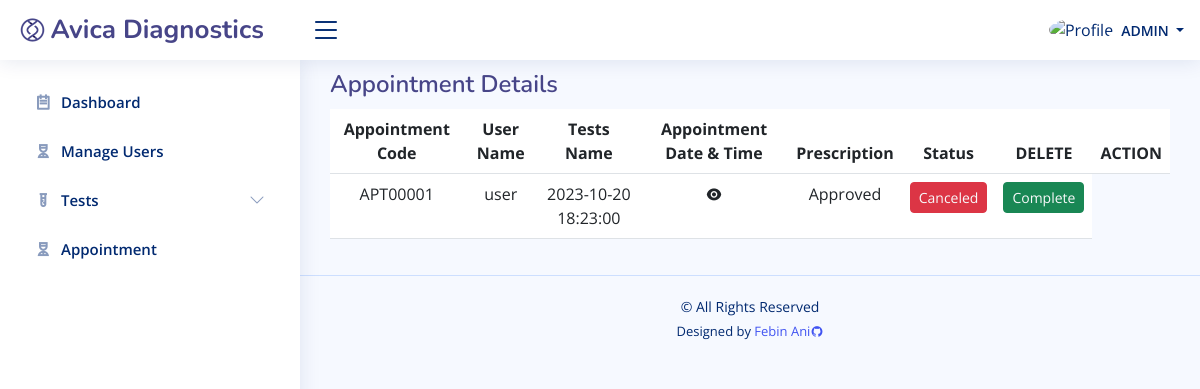
Before: /admin/appointment.php (signed in) with the older database file.
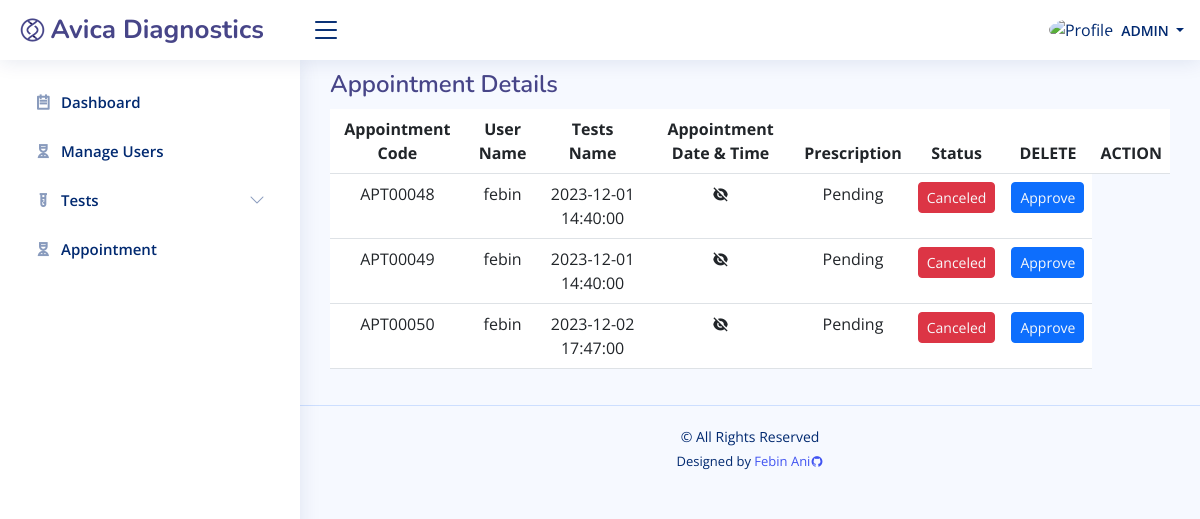
After: the same page with the newer database file.
### tables this page shows
CREATE TABLE `tb_appointment_list` (
  `apt_id` int(10) NOT NULL,
  `code` varchar(100) NOT NULL,
  `user_id` int(10) NOT NULL,
  `schedule` datetime NOT NULL,
  `pres` varchar(150) NOT NULL,
  `price` int(10) NOT NULL,
  `status` int(50) NOT NULL,
  `date_created` datetime NOT NULL,
  `date_updated` datetime DEFAULT NULL
);

CREATE TABLE `tb_user` (
  `id` int(10) NOT NULL,
  `fname` text NOT NULL,
  `lname` text NOT NULL,
  `gender` varchar(30) NOT NULL,
  `contact` varchar(100) NOT NULL,
  `username` varchar(50) NOT NULL,
  `email` text NOT NULL,
  `pass` text NOT NULL,
  `dob` date NOT NULL,
  `address` text NOT NULL,
  `usertype` text NOT NULL,
  `date_created` datetime NOT NULL,
  `date_updated` datetime DEFAULT NULL
);

### admin/appointment.php (the view, shortened to what this page needs)
<?php
	include('constant/security.php');
	include('constant/header.php');
	include('constant/sidebar.php');
?>
<main id="main" class="main">
    <div class="pagetitle">
      <h1>Appointment Details</h1>
    </div>
    <section class="section">
      <div class="row">
        <div class="col-lg-12">
          <table class="table">
            <thead>
              <tr class="text-center ">
                <th scope="col">Appointment Code</th>
                <th scope="col">User Name</th>
                <th scope="col">Tests Name</th>
                <th scope="col">Appointment Date & Time</th>
                <th scope="col">Prescription</th>
                <th scope="col">Status</th>
                <th scope="col">DELETE</th>
                <th scope="col">ACTION</th>
              </tr>
            </thead>
            <tbody>
            <?php
              $sql = "SELECT
                          al.code AS appointment_code,
                          u.username AS user_name,
                          -- t.test_name AS test_name,
                          al.schedule,
                          al.status ,
                          al.apt_id ,
                          al.pres
                      FROM
                          tb_appointment_list al
                      JOIN
                          tb_user u ON al.user_id = u.id
                      -- JOIN
                      --     tb_test t ON al.test_id = t.test_id;";
              $result = $conn->query($sql);
              if ($result->num_rows > 0) {
                while ($row = $result->fetch_assoc()) {
                  echo '<tr class="text-center ">';
                  echo '<td>' . $row["appointment_code"] . '</td>';
                  echo '<td>' . $row["user_name"] . '</td>';
                  echo '<td>' . $row["schedule"] . '</td>';
                  echo "<td>" ?>
                  <?php
                  $pres=$row["pres"];
                  if($pres!==""){
                  ?>
                    <a class="d-flex justify-content-center link-dark" href=<?php echo "../assets/upload/".$row["pres"]; ?> >  <i class="ri-eye-fill"></i></a>
                  <?php
                  } else {
                  ?>
                    <i  class="ri-eye-off-fill d-flex justify-content-center "></i>
                  <?php
                  }
                  echo "<td>" ?>
                  <?php
                  $status=$row['status'];
                  if($status==0){
                    ?>
                    Pending
                    <?php
                  } elseif($status==1) {
                    ?>
                    Approved
                    <?php
                  } else {
                    ?>
                    Completed
                    <?php
                  }
                  ?>
                  <?php "</td>";
                  echo "<td>";
                  ?>
                    <button class="btn btn-danger btn-sm">
                      <a class="link-light" href="delete.php?apt_id=<?php echo $row["apt_id"]; ?>">Canceled</a>
                    </button>
                  <?php "</td>";
                    echo "<td>";
                    $status=$row['status'];
                    if($status==0){
                  ?>
                  <button class="btn btn-primary btn-sm">
                    <a class="link-light" href="update.php?apt_id=<?php echo $row["apt_id"]; ?>">Approve</a>
                  </button>
                  <?php
                    } elseif($status==1) {
                  ?>
                  <button class="btn btn-success btn-sm">
                    <a class="link-light" href="update.php?apt_id=<?php echo $row["apt_id"]; ?>">Complete</a>
                  </button>
                  <?php
                    } else {
                  ?>
                  <button class="btn btn-warning btn-sm">
                    <a class="link-light" href="result.php?apt_id=<?php echo $row["apt_id"]; ?>">Result</a>
                  </button>
                  <?php
                    }
                  echo "</td>";
                  echo "</tr>";
                }
              }
            ?>
            </tbody>
          </table>
        </div>
      </div>
    </section>
  </main>
<?php
include('constant/footer.php');
?>

### admin/constant/header.php (shortened to what this page needs)
<!DOCTYPE html>
<html lang="en">
<head>
  <link href="assets/vendor/bootstrap/css/bootstrap.min.css" rel="stylesheet">
  <link href="assets/vendor/bootstrap-icons/bootstrap-icons.css" rel="stylesheet">
  <link href="assets/vendor/boxicons/css/boxicons.min.css" rel="stylesheet">
  <link href="assets/vendor/quill/quill.snow.css" rel="stylesheet">
  <link href="assets/vendor/quill/quill.bubble.css" rel="stylesheet">
  <link href="assets/vendor/remixicon/remixicon.css" rel="stylesheet">
  <link href="assets/vendor/simple-datatables/style.css" rel="stylesheet">
  <link href="assets/css/style.css" rel="stylesheet">
  <link rel="stylesheet" type="text/css" href="https://common.olemiss.edu/_js/sweet-alert/sweet-alert.css">
</head>
<body>
  <header id="header" class="header fixed-top d-flex align-items-center">
    <div class="d-flex align-items-center justify-content-between">
      <a href="index.php" class="logo d-flex align-items-center">
        <img src="assets/img/logo.png" alt="">
        <span class="d-none d-lg-block">Avica Diagnostics</span>
      </a>
      <i class="bi bi-list toggle-sidebar-btn"></i>
    </div>
    <nav class="header-nav ms-auto">
      <ul class="d-flex align-items-center">
        <li class="nav-item dropdown pe-3">
          <a class="nav-link nav-profile d-flex align-items-center pe-0" href="#" data-bs-toggle="dropdown">
            <img src="https://github.com/febin-ani.png" alt="Profile" class="rounded-circle">
            <span class="d-none d-md-block dropdown-toggle ps-2">
            <?php echo "<span class='text-uppercase'>" .$_SESSION['usertype']. "</span>"; ?>
            </span>
          </a>
        </li>
      </ul>
    </nav>
  </header>

### admin/constant/sidebar.php (shortened to what this page needs)
 <aside id="sidebar" class="sidebar">
<ul class="sidebar-nav" id="sidebar-nav">
  <li class="nav-item">
    <a class="nav-link collapsed" href="index.php">
      <i class="ri-todo-line"></i>
      <span>Dashboard</span>
    </a>
  </li>
  <li class="nav-item">
    <a class="nav-link collapsed" href="register.php">
      <i class="ri-nurse-line"></i>
      <span>Manage Users</span>
    </a>
  </li>
  <li class="nav-item">
    <a class="nav-link collapsed" data-bs-target="#test-nav" data-bs-toggle="collapse" href="#">
      <i class="ri-test-tube-line"></i><span>Tests</span><i class="bi bi-chevron-down ms-auto"></i>
    </a>
  </li>
  <li class="nav-item">
    <a class="nav-link collapsed" href="appointment.php">
      <i class="ri-nurse-line"></i>
      <span>Appointment</span>
    </a>
  </li>
</ul>
</aside>

### constant/footer.php (shortened to what this page needs)
 <footer id="footer" class="footer">
    <div class="copyright">
      &copy;  All Rights Reserved
    </div>
    <div class="credits">
      Designed by <a href="https://github.com/febin-ani">Febin Ani<i class="ri-github-fill"></i></a>
    </div>
  </footer>
</body>
</html>

### admin/assets/css/style.css (style rules this page uses)
:root { scroll-behavior: smooth; }
body { font-family: "Open Sans", sans-serif; background: #f6f9ff; color: #444444; }
a { color: #4154f1; text-decoration: none; }
h1, h2, h3, h4, h5, h6 { font-family: "Nunito", sans-serif; }
#main { margin-top: 50px; padding: 20px 30px; transition: all 0.3s; }
.pagetitle { margin-bottom: 10px; }
.pagetitle h1 { font-size: 24px; margin-bottom: 0; font-weight: 600; color: rgb(71, 69, 136); }
.logo { line-height: 1; }
@media (min-width: 1200px) { .logo { width: 280px; } }
.logo img { max-height: 26px; margin-right: 6px; }
.logo span { font-size: 26px; font-weight: 700; color: rgb(71, 69, 136); font-family: "Nunito", sans-serif; }
.header { transition: all 0.5s; z-index: 997; height: 60px; box-shadow: 0px 2px 20px rgba(1, 41, 112, 0.1); background-color: #fff; padding-left: 20px; }
.header .toggle-sidebar-btn { font-size: 32px; padding-left: 10px; cursor: pointer; color: #012970; }
.header-nav ul { list-style: none; }
.header-nav>ul { margin: 0; padding: 0; }
.header-nav .nav-profile { color: #012970; }
.header-nav .nav-profile img { max-height: 36px; }
.header-nav .nav-profile span { font-size: 14px; font-weight: 600; }
.sidebar { position: fixed; top: 60px; left: 0; bottom: 0; width: 300px; z-index: 996; transition: all 0.3s; padding: 20px; overflow-y: auto; scrollbar-width: thin; scrollbar-color: #aab7cf transparent; box-shadow: 0px 0px 20px rgba(1, 41, 112, 0.1); background-color: #fff; }
@media (min-width: 1200px) { #main, #footer { margin-left: 300px; } }
.sidebar-nav { padding: 0; margin: 0; list-style: none; }
.sidebar-nav li { padding: 0; margin: 0; list-style: none; }
.sidebar-nav .nav-item { margin-bottom: 5px; }
.sidebar-nav .nav-link { display: flex; align-items: center; font-size: 15px; font-weight: 600; color: #4154f1; transition: 0.3; background: #f6f9ff; padding: 10px 15px; border-radius: 4px; }
.sidebar-nav .nav-link i { font-size: 16px; margin-right: 10px; color: #4154f1; }
.sidebar-nav .nav-link.collapsed { color: #012970; background: #fff; }
.sidebar-nav .nav-link.collapsed i { color: #899bbd; }
.sidebar-nav .nav-link .bi-chevron-down { margin-right: 0; transition: transform 0.2s ease-in-out; }
.footer { padding: 20px 0; font-size: 14px; transition: all 0.3s; border-top: 1px solid #cddfff; }
.footer .copyright { text-align: center; color: #012970; }
.footer .credits { padding-top: 5px; text-align: center; font-size: 13px; color: #012970; }

Changed rows visible on the page:
removed tb_appointment_list: code "APT00001", user.username "user", schedule "2023-10-20 18:23:00", status "Approved"
added tb_appointment_list: code "APT00048", user.username "febin", schedule "2023-12-01 14:40:00", status "Pending"
added tb_appointment_list: code "APT00049", user.username "febin", schedule "2023-12-01 14:40:00", status "Pending"
added tb_appointment_list: code "APT00050", user.username "febin", schedule "2023-12-02 17:47:00", status "Pending"
